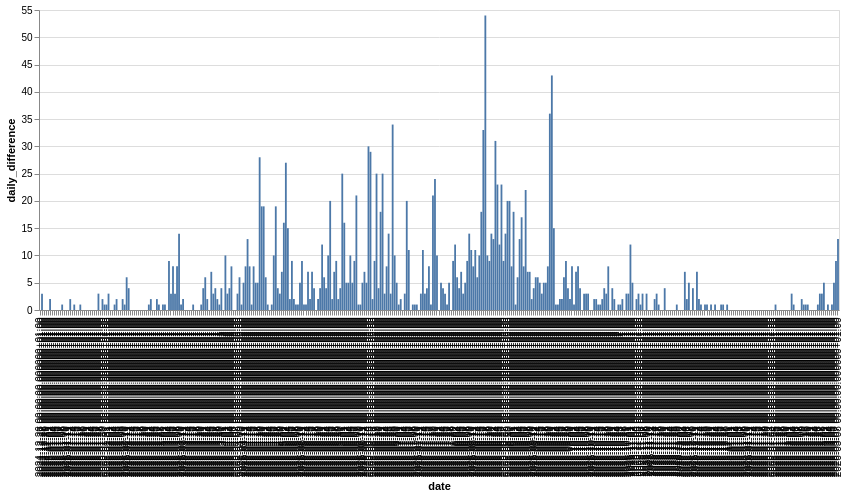

Source (notebook cell):
### Code cell
segment("Solan last km")

### Figure 1 — Vega-Lite specification as saved in the notebook (floating-point values rounded to 4 significant figures; data arrays with more than 128 entries replaced by an {"elided": "..."} marker saying what was removed)
{"config": {"view": {"continuousWidth": 300, "continuousHeight": 300}}, "data": {"name": "data-3f8c3cd26803911a01883a5c489992dc"}, "mark": {"type": "bar"}, "encoding": {"x": {"field": "date", "type": "ordinal"}, "y": {"field": "daily_difference", "type": "quantitative"}}, "width": 800, "$schema": "https://vega.github.io/schema/vega-lite/v6.1.0.json", "datasets": {"data-3f8c3cd26803911a01883a5c489992dc": {"elided": "397 records"}}}
